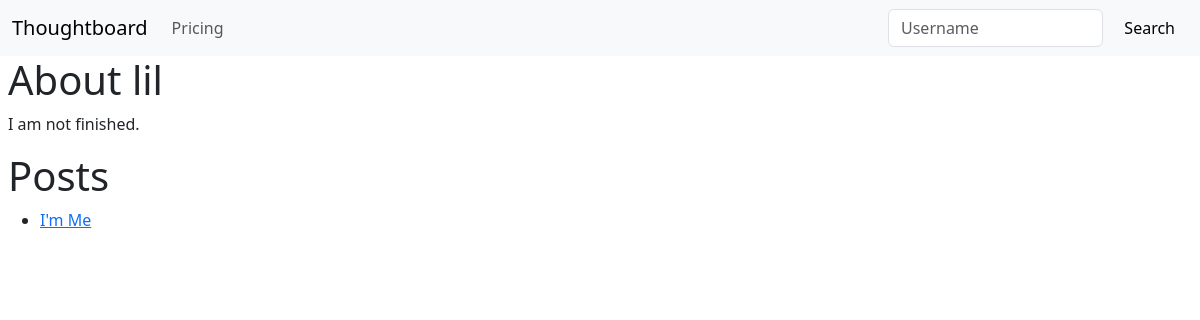
/home/junior, run on an earlier commit of the app's database.
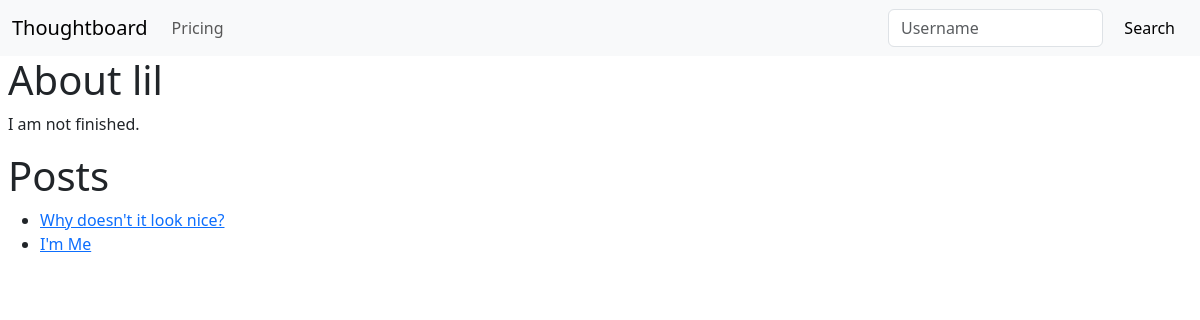
And on a later commit of the database.
### theblog/models.py (models this page shows, shortened)
class Post(models.Model):
    title = models.CharField(max_length=255)
    author = models.ForeignKey(User, on_delete=models.CASCADE)
    body = RichTextField(blank=True, null=True)
    published_date = models.DateField(default=timezone.now)

### theblog/views.py (the view)
# urls.py: path("home/<str:pk>", HomeView.as_view(), name="home"),
class HomeView(ListView):
    model = Post
    template_name = "home.html"
    context_object_name = "posts"
    def get_context_data(self, **kwargs):
        context = super().get_context_data(**kwargs)
        username = self.kwargs["pk"]
        user_object = get_object_or_404(User, username=username)
        user_profile = get_object_or_404(Profile, user=user_object)
        user_posts = Post.objects.filter(author=user_object)
        context["user_object"] = user_object
        context["user_profile"] = user_profile
        context["user_posts"] = user_posts
        return context

### theblog/templates/home.html
{% extends 'base.html' %}
{%block content %}
{% if messages %}
<ul class="messages">
    {% for message in messages %}
    <h3{% if message.tags %} class="{{ message.tags }}" {% endif %}>{{ message }}</h3>
        {% endfor %}
</ul>
{%else%}
{%if user_profile.bio%}
<h1>About {{user_profile.user.first_name}}</h1>
<p>{{user_profile.bio}}</p>
{%else%}
<h1>No Bio Yet</h1>
<p>You can visit Edit Profile in the Navbar to add one.</p>
{%endif%}
{% if user_posts%}
<h1>Posts</h1>
<ul>
    {% for post in user_posts reversed %}
    <li>
        <a href="{%url 'article-details' post.pk %}"> {{post.title}} </a>
        <br>
    </li>
    {% endfor %}
    {% else %}
    <h1>No Posts yet</h1>
    <p>Click on Add Post in the Navbar to create one.</p>
    {%endif%}
</ul>
{% endif %}
{% endblock %}

What changed in the data, as far as the page shows it:
added Post: title "Why doesn't it look nice?"
